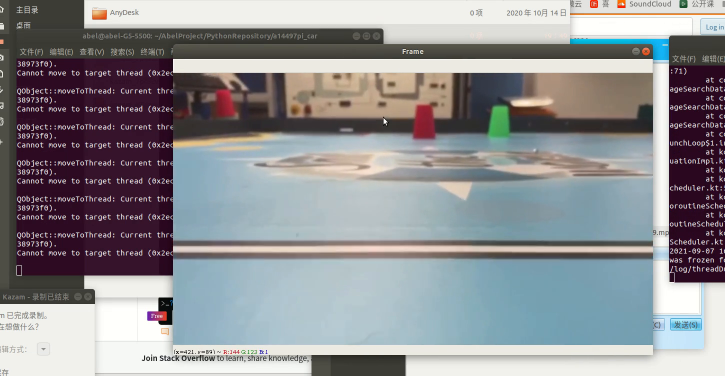
#> input picture frame 20 of a14497pi_car/record_with_terminal.mov, 1450 x 752 px, given in place of simulate.mp4, which was not available (shown at 1/2 size)
$ python i2pi_car_advanced.py
#> lines starting #> are read from the running program, lines starting #| are printed output that depends on the picture; after the words box and inside, x2 and y2 are one past the last pixel; in counts of white or black regions, pixels touching at a corner belong together; long printed decimals are rounded
import cv2
import numpy as np
from scipy.stats import itemfreq

# forest video from:
# https://www.youtube.com/watch?v=Lo6SpmjPwXo

debug_mode = True
# debug_mode = False

def get_dominant_color(image, n_colors):
    pixels = np.float32(image).reshape((-1, 3))
    criteria = (cv2.TERM_CRITERIA_EPS + cv2.TERM_CRITERIA_MAX_ITER, 200, 0.1)
    flags = cv2.KMEANS_RANDOM_CENTERS
    flags, labels, centroids = cv2.kmeans(pixels, n_colors, None, criteria, 10, flags)
    palette = np.uint8(centroids)
    return palette[np.argmax(itemfreq(labels)[:, -1])]


def main():
    global debug_mode
    # cap = cv2.VideoCapture(0)

    if debug_mode:
        cap = cv2.VideoCapture("simulate.mp4")
    else:
    # when use usb-camera ,only line you need to change is following:
        cap = cv2.VideoCapture(0)
        # cap = cv2.VideoCapture(-1)


    # Check if camera opened successfully
    if cap.isOpened() == False:
        print("Error opening video stream or file")

    # Read until video is completed
    while cap.isOpened():
        # while True:
        # ret, frame = cv2.VideoCapture('simulate.mov')
        ret, frame = cap.read()
#> frame is the input picture: shape (752, 1450, 3); mean B, G, R 146.1, 142.7, 142.7
        frame = cv2.GaussianBlur(frame, (5, 5), 0)


        ## convert to hsv
        hsv = cv2.cvtColor(frame, cv2.COLOR_BGR2HSV)
#> hsv: shape (752, 1450, 3); mean H, S, V 75.9, 56.1, 154.9

        ## mask of green (36,25,25) ~ (86, 255,255)
        mask = cv2.inRange(hsv, (36, 25, 25), (86, 255,255))
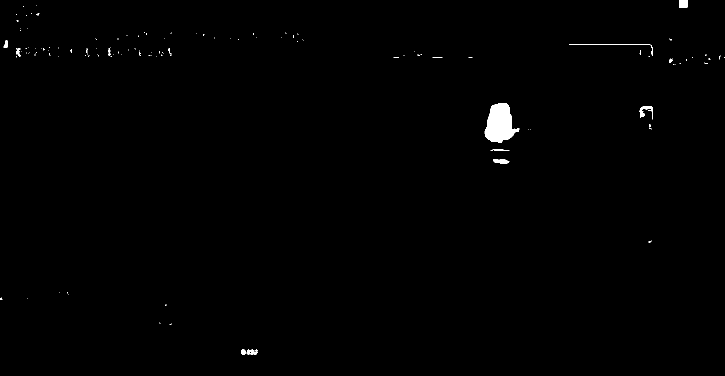
#> mask: shape (752, 1450) (shown at 1/2 size); 0.51% white; 132 white regions (117 under 20 px), largest, box (x1, y1, x2, y2) and area: (969, 206, 1040, 286) 3522, (1279, 212, 1306, 239) 279, (1358, 0, 1376, 16) 276
        # mask = cv2.inRange(hsv, (36, 25, 25), (70, 255,255))

        ## slice the green
        imask = mask>0
        green = np.zeros_like(frame, np.uint8)
        green[imask] = frame[imask]

        # circuluate rate
        green_perc = (mask>0).mean()
#> green_perc = 0.00509
        print('green_perc=', green_perc )
#| green_perc= 0.005092

        # 树梅派上可以注释掉下一行，不show出来
        if debug_mode:
            cv2.imshow("Frame", green)
        key = cv2.waitKey(1)
#> (key Esc is pressed here)
        if key == 27:
            break

    cap.release()
    cv2.destroyAllWindows()


if __name__ == "__main__":
    main()

$ run again, starting later in the video
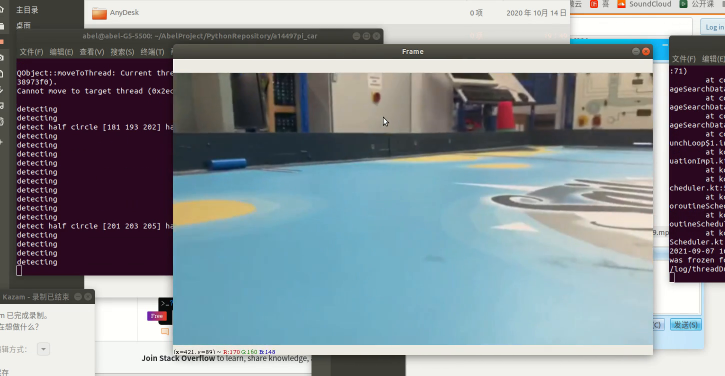
#> input picture frame 92 of a14497pi_car/record_with_terminal.mov, 1450 x 752 px, given in place of simulate.mp4, which was not available (shown at 1/2 size)
#> in main, frame is the input picture: shape (752, 1450, 3); mean B, G, R 146.8, 141.1, 132.5
#> hsv: shape (752, 1450, 3); mean H, S, V 77.2, 71.4, 154.3
#> in main, `mask = cv2.inRange(hsv, (36, 25, 25), (86, 255,255))`:
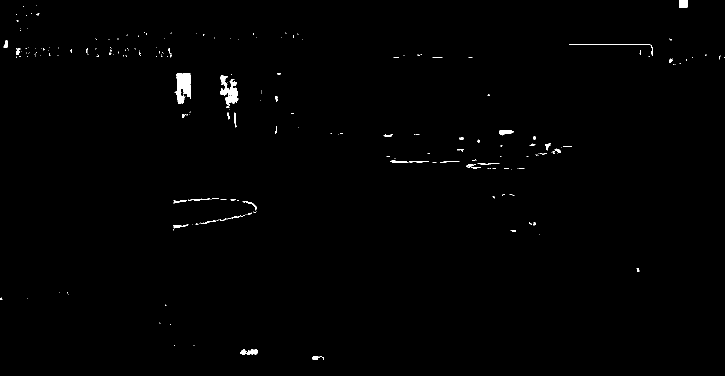
#> mask: shape (752, 1450) (shown at 1/2 size); 0.54% white; 251 white regions (209 under 20 px), largest, box (x1, y1, x2, y2) and area: (349, 146, 382, 208) 1335, (440, 158, 477, 212) 878, (1358, 0, 1376, 16) 276
#> green_perc = 0.00541
#| green_perc= 0.005407
